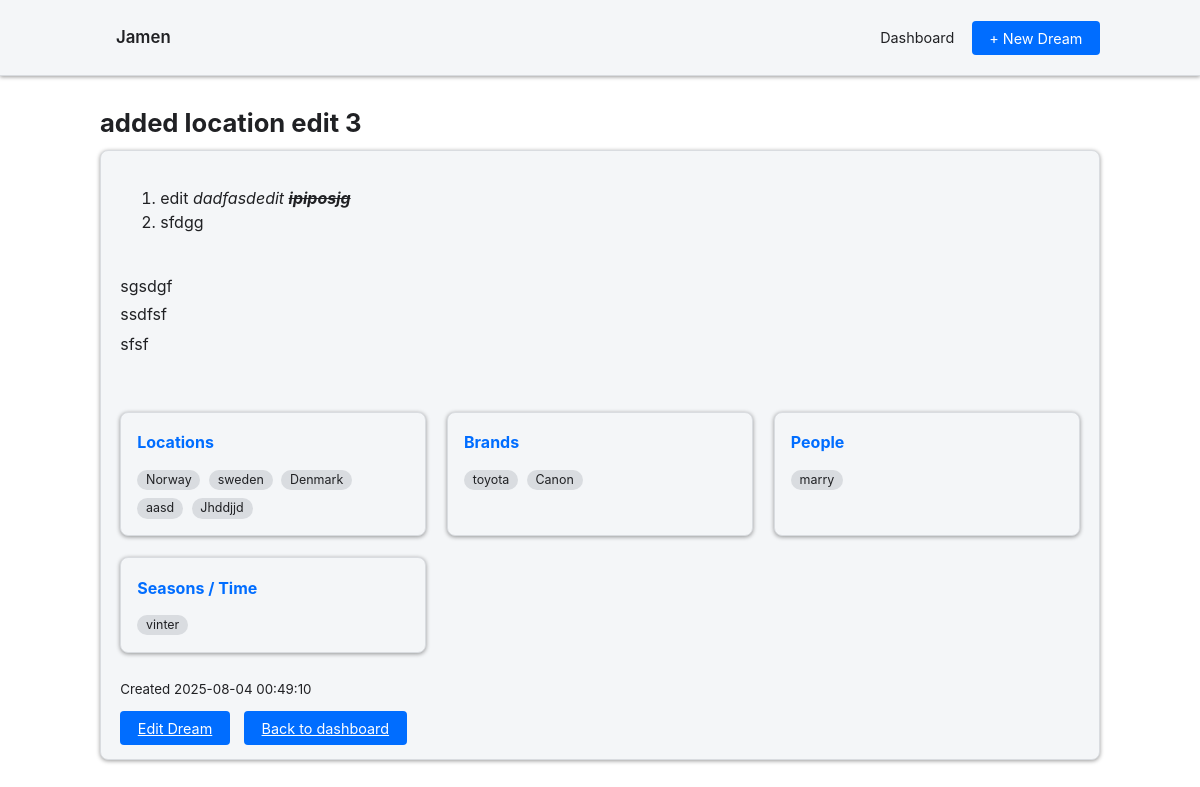
Page /dreams/zHjfSkK2 on the committed database.
### tables this page shows
CREATE TABLE `dream_boards` (
  `id` int NOT NULL,
  `slug` char(10) DEFAULT NULL,
  `user_id` int DEFAULT NULL,
  `title` varchar(255) DEFAULT NULL,
  `description` text,
  `created_at` datetime DEFAULT CURRENT_TIMESTAMP,
  `updated_at` datetime DEFAULT CURRENT_TIMESTAMP ON UPDATE CURRENT_TIMESTAMP,
  `archived` tinyint(1) NOT NULL DEFAULT '0',
  `deleted_at` datetime DEFAULT NULL,
  `type` varchar(20) DEFAULT 'dream'
);

### controllers/dream.php (called while the page is built, shortened)
<?php
require_once __DIR__ . '/../app/config.php';
require_once __DIR__ . '/../models/dream.php';
class dream_controller
{
    public static function show(string $slug): void
	{
		global $db;
		$dream = dream_model::get($db, $slug);
		$anchors = dream_model::getAnchors($db, $dream['id']);
		include __DIR__ . '/../views/dream_show.php';
		include __DIR__ . '/../views/layout.php';
	}
}

### index.php (called while the page is built, shortened)
<?php
require_once __DIR__.'/app/routes.php';
$uri = parse_url($_SERVER['REQUEST_URI'], PHP_URL_PATH);
route(rtrim($uri,'/'));
?>

### models/dream.php (called while the page is built, shortened)
<?php
class dream_model
{
	public static function getAnchors(PDO $db, int $boardId): array
	{
		$map = [
			'locations' => ['table' => 'dream_locations', 'col' => 'location'],
			'brands'    => ['table' => 'dream_brands',    'col' => 'brand'],
			'people'    => ['table' => 'dream_people',    'col' => 'person'],
			'seasons'   => ['table' => 'dream_seasons',   'col' => 'season'],
		];
		$anchors = [];
		foreach ($map as $type => $info) {
			$sql  = "SELECT {$info['col']} AS val FROM {$info['table']} WHERE dream_id = ?";
			$stmt = $db->prepare($sql);
			$stmt->execute([$boardId]);
			$anchors[$type] = $stmt->fetchAll(PDO::FETCH_COLUMN);
		}
		return $anchors;
	}
	public static function get(PDO $db, string $slug): ?array
	{
		$stmt = $db->prepare("
			SELECT id, slug, title, description, created_at
			FROM dream_boards
			WHERE slug = ?
			  AND deleted_at IS NULL
		");
		$stmt->execute([$slug]);
		$board = $stmt->fetch(PDO::FETCH_ASSOC);
		$board['anchors'] = self::getAnchors($db, (int)$board['id']);
		return $board;
	}
}

### views/dream_show.php (the view, shortened to what this page needs)
<?php
if (!function_exists('icon')) {
  function icon($name) {
    $map = [
      'pin' => '<svg viewBox="0 0 24 24"><path d="M12 2a6 6 0 0 0-6 6c0 4.4 6 12 6 12s6-7.6 6-12a6 6 0 0 0-6-6zM12 11a3 3 0 1 1 0-6 3 3 0 0 1 0 6z"/></svg>',
      'bag' => '<svg viewBox="0 0 24 24"><path d="M6 7V6a6 6 0 1 1 12 0v1h3v15H3V7h3zm2 0h8V6a4 4 0 1 0-8 0v1z"/></svg>',
      'user' => '<svg viewBox="0 0 24 24"><path d="M12 12a5 5 0 1 0-5-5 5 5 0 0 0 5 5zm0 2c-4 0-8 2-8 4v2h16v-2c0-2-4-4-8-4z"/></svg>',
      'calendar' => '<svg viewBox="0 0 24 24"><path d="M19 4h-1V2h-2v2H8V2H6v2H5a2 2 0 0 0-2 2v14a2 2 0 0 0 2 2h14a2 2 0 0 0 2-2V6a2 2 0 0 0-2-2zm0 16H5V10h14zm0-12H5V6h14z"/></svg>'
    ];
    return $map[$name] ?? '';
  }
}
?>
<h1><?= htmlspecialchars($dream['title']) ?></h1>
<div class="card">
  <div class="prose prose-invert max-w-none">
    <?= $dream['description'] ?>
  </div>
  <?php if (array_filter($anchors)): ?>
    <div class="anchor-grid">
      <?php if (!empty($anchors['locations'])): ?>
        <section class="anchor-block-view">
          <h3><?= icon('pin') ?> Locations</h3>
          <?php foreach ($anchors['locations'] as $l): ?>
            <span class="chip"><?= htmlspecialchars($l) ?></span>
          <?php endforeach; ?>
        </section>
      <?php endif; ?>
      <?php if (!empty($anchors['brands'])): ?>
        <section class="anchor-block-view">
          <h3><?= icon('bag') ?> Brands</h3>
          <?php foreach ($anchors['brands'] as $b): ?>
            <span class="chip"><?= htmlspecialchars($b) ?></span>
          <?php endforeach; ?>
        </section>
      <?php endif; ?>
      <?php if (!empty($anchors['people'])): ?>
        <section class="anchor-block-view">
          <h3><?= icon('user') ?> People</h3>
          <?php foreach ($anchors['people'] as $p): ?>
            <span class="chip"><?= htmlspecialchars($p) ?></span>
          <?php endforeach; ?>
        </section>
      <?php endif; ?>
      <?php if (!empty($anchors['seasons'])): ?>
        <section class="anchor-block-view">
          <h3><?= icon('calendar') ?> Seasons / Time</h3>
          <?php foreach ($anchors['seasons'] as $s): ?>
            <span class="chip"><?= htmlspecialchars($s) ?></span>
          <?php endforeach; ?>
        </section>
      <?php endif; ?>
    </div>
  <?php endif; ?>
  <p style="margin-top:1.4rem"><small>Created <?= $dream['created_at'] ?></small></p>
  <a class="btn" href="/dreams/<?= $dream['slug'] ?>/edit">Edit Dream</a>
  <a class="btn" href="/dashboard" style="margin-left:.6rem">Back to dashboard</a>
</div>

### app/routes.php (shortened to what this page needs)
<?php
function route(string $uri): void
{
    foreach ($routes as $pattern => $target) {
        if (preg_match('@^' . $pattern . '$@', $uri, $matches)) {
            $class = $target[0] . '_controller';
            if (is_callable([$class, $target[1]])) {
                call_user_func_array(
                    [$class, $target[1]],
                    array_slice($matches, 1)
                );
                return;
            }
        }
    }
}
?>

### views/partials/topbar.php
<div class="container">
  <a href="/" style="font-weight:600;font-size:1.05rem">Jamen</a>
  <nav>
    <a href="/dashboard">Dashboard</a>
    <a href="/dreams/new" class="btn" style="margin-left:.8rem">+ New Dream</a>
  </nav>
</div>

### public/css/style.css (style rules this page uses)
:root { --bg-base: #1c1d22; --bg-card: #26272d; --accent: #4dabf7; --accent-hover: #71c5ff; --border: #393a40; --text-main: #e9e9ef; --text-muted: #9a9ba1; --radius: 8px; --space: 1.2rem; --shadow: 0 1px 4px rgba(0,0,0,.4); }
@media (prefers-color-scheme: light) { :root, body.light { --bg-base: #ffffff; --bg-card: #f4f6f8; --accent: #006dff; --accent-hover: #096bff; --border: #d9dce0; --text-main: #202124; --text-muted: #5f6368; } }
body { margin:0; font-family: Inter, Roboto, system-ui,-apple-system,sans-serif; background:var(--bg-base); color:var(--text-main); }
header .container { display:flex;align-items:center;justify-content:space-between;padding:.8rem var(--space); }
header a { color:var(--text-main);margin-left:1rem;text-decoration:none;font-size:.9rem; }
.container { width:min(92%,1000px);margin:auto;padding:var(--space) 0; }
.card { background:var(--bg-card); border:1px solid var(--border); border-radius:var(--radius); padding:var(--space); margin-bottom:var(--space); box-shadow:var(--shadow); }
.btn { background:var(--accent);color:#fff;border:0;border-radius:4px; padding:.55rem 1.1rem;font-size:.9rem;cursor:pointer; transition:background .15s; }
ul { list-style:none;padding-left:0;margin:0; }
ul li { padding:.2rem 0; }
h1,h2,h3 { margin:.4rem 0 .8rem; }
h1 { font-size:1.6rem; }
h3 { font-size:1rem;color:var(--accent); }
.anchor-grid { display:grid;grid-template-columns:repeat(auto-fit,minmax(280px,1fr));gap:1.3rem;margin-top:1.4rem; }
.anchor-block-view { background:var(--bg-card);border:1px solid var(--border); border-radius:var(--radius);padding:1rem 1rem .8rem;box-shadow:var(--shadow); }
.anchor-block-view h3 { display:flex;align-items:center;margin:.1rem 0 .7rem;font-size:1rem; }
.chip { display:inline-block;margin:.15rem .25rem .25rem 0;padding:.25rem .55rem; background:var(--border);border-radius:16px;font-size:.78rem; color:var(--text-main);line-height:1; }
body { font-size: 1rem; line-height: 1.5; }
.container { padding: 1rem; max-width: 100%; margin: 0 auto; }
h1, h2, h3 { margin-top: 0.75rem; margin-bottom: 0.5rem; }
header nav { display: none; }
@media (min-width: 600px) { header nav { display: block; } }

### rows in the picture
dream_boards: title "added location edit 3", description "edit dadfasdedit ipiposjg sfdgg sgsdgf ssdfsf sfsf", l "Norway", l "sweden", l "Denmark", l "aasd", l "Jhddjjd", b "toyota", b "Canon", p "marry", s "vinter", created_at "2025-08-04 00:49:10"
